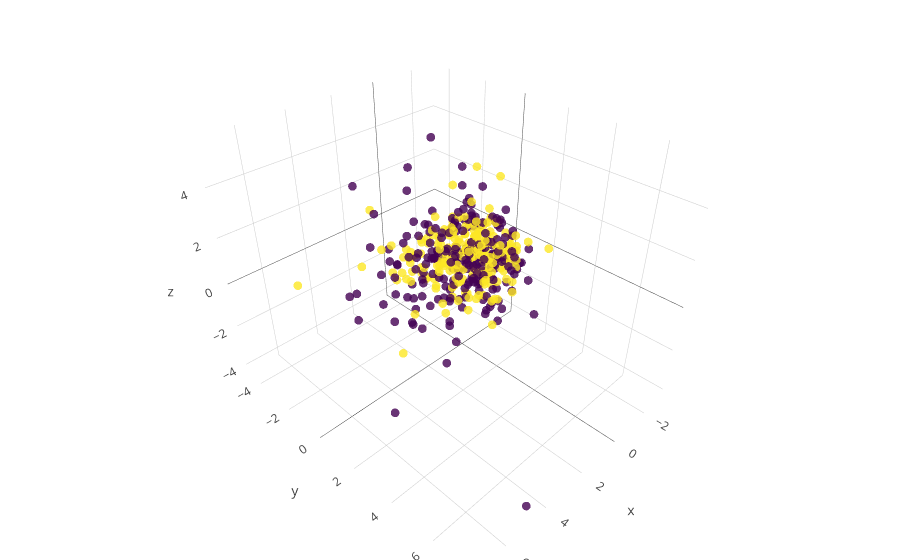

Source (notebook cell):
### Code cell
import plotly
import plotly.graph_objs as go
plotly.offline.init_notebook_mode(connected=True)

trace1 = go.Scatter3d(
    x=x_pca[:, 0],
    y=x_pca[:, 1],
    z=x_pca[:, 2],
    mode='markers',
    marker=dict(
        size=3,
        color=y,                # set color to an array/list of desired values
        colorscale='Viridis',   # choose a colorscale
        opacity=0.8
    )
)

data = [trace1]
layout = go.Layout(
    margin=dict(
        l=0,
        r=0,
        b=0,
        t=0
    )
)
fig = go.Figure(data=data, layout=layout)
plotly.offline.iplot(fig)

### Figure 1 — Plotly figure (JSON) as saved in the notebook; plotly's stock layout.template omitted (floating-point values rounded to 4 significant figures; data arrays with more than 128 entries replaced by an {"elided": "..."} marker saying what was removed)
{"data": [{"marker": {"color": {"elided": "439 int values"}, "colorscale": "Viridis", "opacity": 0.8, "size": 3}, "mode": "markers", "type": "scatter3d", "uid": "ee5f9450-bb9a-11e8-a401-f8da0c0118eb", "x": {"elided": "439 float values"}, "y": {"elided": "439 float values"}, "z": {"elided": "439 float values"}}], "layout": {"margin": {"b": 0, "l": 0, "r": 0, "t": 0}}}
